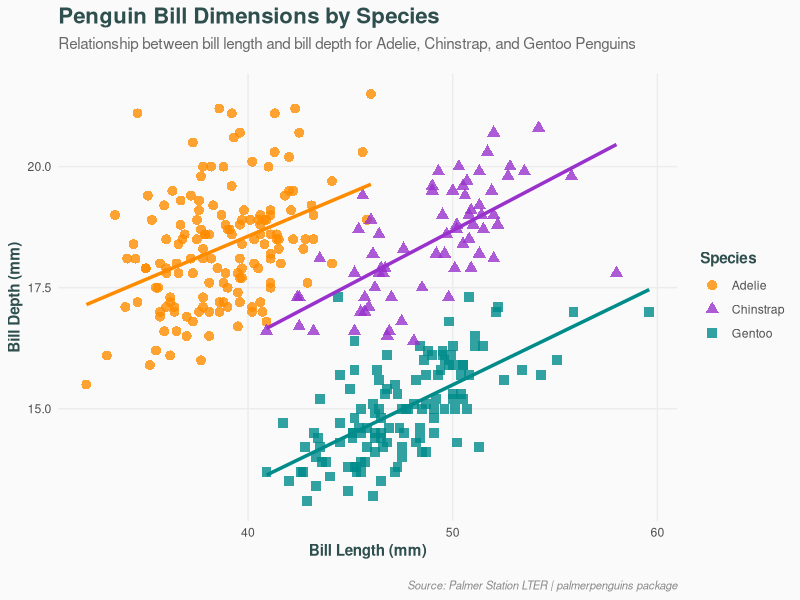

This figure's R source:
## ---- chunk 1
#| echo: false
#| message: false
library(tidyverse)
library(palmerpenguins)
## ---- chunk 2
#| echo: false
#| message: false
#| warning: false
ggplot(data = penguins, 
       aes(x = bill_length_mm, y = bill_depth_mm, color = species)) +
  geom_point(aes(shape = species), size = 3, alpha = 0.8) +
  geom_smooth(method = "lm", formula = y ~ x, se = FALSE, size = 1.2, show.legend = FALSE) +
  scale_color_manual(values = c("Adelie" = "#FF8C00", "Chinstrap" = "#9932CC", "Gentoo" = "#008B8B")) +
  labs(
    title = "Penguin Bill Dimensions by Species",
    subtitle = "Relationship between bill length and bill depth for Adelie, Chinstrap, and Gentoo Penguins",
    x = "Bill Length (mm)",
    y = "Bill Depth (mm)",
    color = "Species",
    shape = "Species",
    caption = "Source: Palmer Station LTER | palmerpenguins package"
  ) +
  theme_minimal(base_family = "sans") +
  theme(
    plot.title = element_text(face = "bold", size = 16, color = "#2F4F4F", margin = margin(b = 6)),
    plot.subtitle = element_text(size = 11, color = "#696969", margin = margin(b = 15)),
    plot.caption = element_text(size = 8, color = "#888888", face = "italic", margin = margin(t = 15)),
    axis.title = element_text(face = "bold", color = "#2F4F4F"),
    axis.text = element_text(color = "#4F4F4F"),
    panel.grid.major = element_line(color = "#ECECEC", linewidth = 0.5),
    panel.grid.minor = element_blank(),
    legend.position = "right",
    legend.title = element_text(face = "bold", color = "#2F4F4F"),
    legend.text = element_text(color = "#4F4F4F"),
    plot.background = element_rect(fill = "#FAFAFA", color = NA),
    panel.background = element_rect(fill = "#FAFAFA", color = NA),
    legend.background = element_rect(fill = "#FAFAFA", color = NA)
  )
